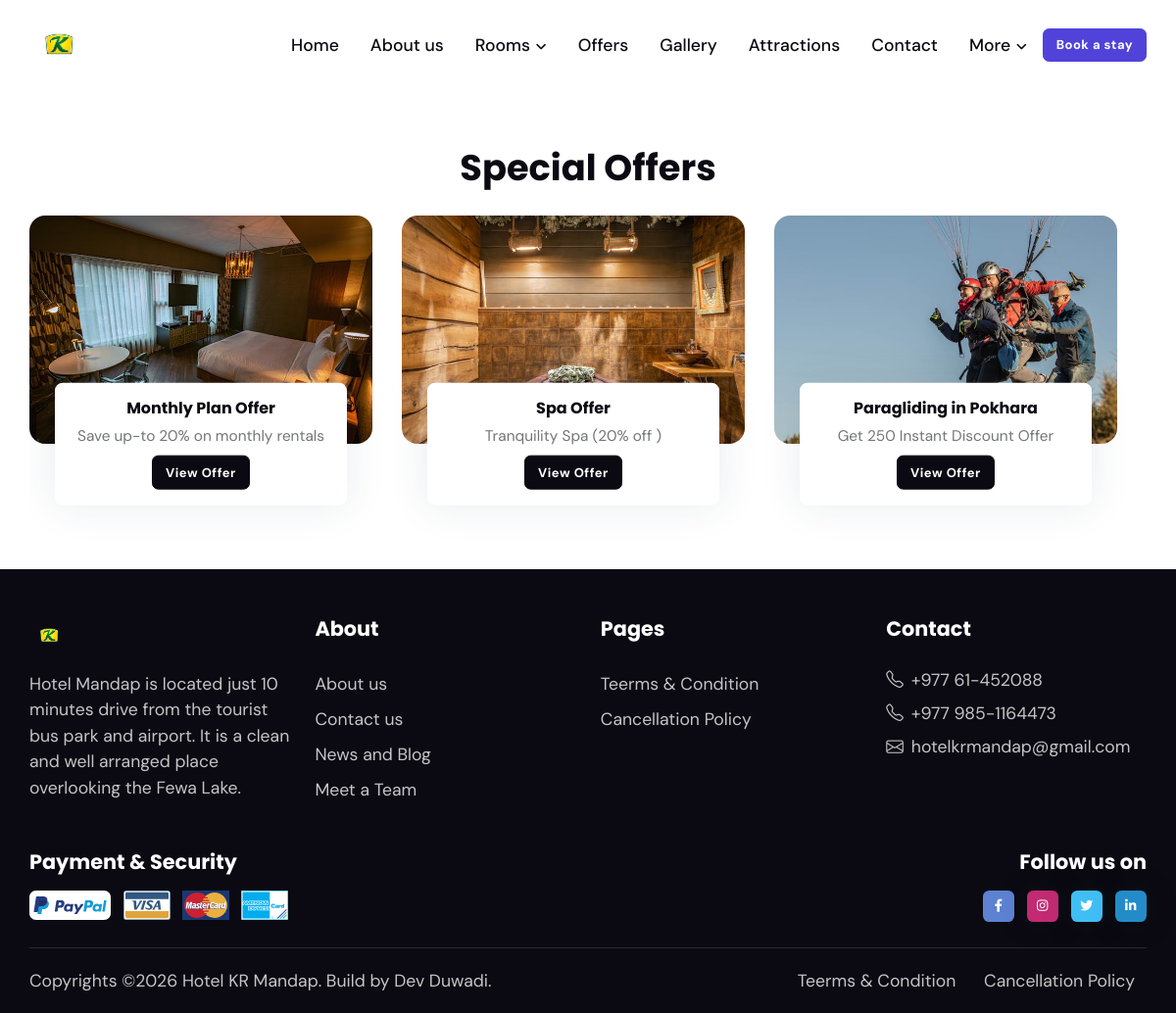
The app's page /special-offer with its own data.
### settings/models.py (models this page shows, shortened)
class Logo(models.Model):
    name = models.CharField(max_length=255)
    logo = models.ImageField(
        upload_to='images', default='', blank=True, null=True)
    created_at = models.DateTimeField(auto_now_add=True)
    updated_at = models.DateTimeField(auto_now=True)
    class Meta:
        verbose_name = 'Logo'
        verbose_name_plural = 'Logo'

class SiteInfo(models.Model):
    name = models.CharField(max_length=255, null=True, blank=True)
    phone = models.CharField(max_length=100, null=True, blank=True)
    mobile = models.CharField(max_length=100, null=True, blank=True)
    email = models.EmailField(max_length=100, null=True, blank=True)
    secondary_email = models.EmailField(max_length=255, null=True, blank=True)
    address = models.CharField(max_length=100)
    short_description = models.TextField(max_length=255, blank=True, null=True)
    created_at = models.DateTimeField(auto_now_add=True)
    updated_at = models.DateTimeField(auto_now=True)
    class Meta:
        verbose_name = 'Office Information'
        verbose_name_plural = 'Office Information'

### offer/models.py (models this page shows, shortened)
class Offer(models.Model):
    title = models.CharField(max_length=255)
    sub_title = models.CharField(max_length=255)
    image = models.ImageField(upload_to='offers',
                              blank=True, null=True)
    ordering = models.IntegerField(blank=True, null=True)
    is_active = models.BooleanField(default=True)
    created_at = models.DateTimeField(auto_now_add=True)
    updated_at = models.DateTimeField(auto_now=True)
    class Meta:
        verbose_name = 'Offer'
        verbose_name_plural = 'Offers'

### page/models.py (models this page shows, shortened)
class Page(models.Model):
    title = models.CharField(max_length=255)
    slug = models.SlugField(max_length=255, unique=True, null=True, blank=True)
    description = CKEditor5Field(config_name='extends')
    is_active = models.BooleanField(default=True)
    created_at = models.DateTimeField(auto_now_add=True)
    updated_at = models.DateTimeField(auto_now=True)
    class Meta:
        verbose_name = 'Page'
        verbose_name_plural = 'Pages'

### core/views.py (the view)
# urls.py: path('special-offer', views.offer, name="offer"),
def offer(request):
    offers=Offer.objects.filter(is_active=True).order_by('ordering')
    context={
        'offers':offers
        }
    return render(request, 'offer.html',context)

### core/context_processor.py (called while the page is built)
def default(request):
    favicon = Favicon.objects.first()
    logo = Logo.objects.first()
    site_info = SiteInfo.objects.first()
    social_links = SocialLinks.objects.first()
    attractions = Attraction.objects.all().order_by('ordering')
    pages=Page.objects.all()
    otas=OTA.objects.all()
    rooms=Room.objects.all()
    return {
        'favicon': favicon,
        'logo': logo,
        'site_info': site_info,
        'social_links': social_links,
        'pages': pages,
        'otas':otas,
        'attractions': attractions,
        'rooms': rooms,
    }

### templates/offer.html
{% extends "base.html" %}
{% load static %}
{% block content %}
<main>
  <section class="pb-0">
    <div class="container">
      <div class="row mb-4">
        <div class="col-12 text-center">
          <h3 class="mb-0">Special Offers</h3>
        </div>
      </div>
      <div class="tiny-slider arrow-round arrow-blur arrow-hover">
        <div
          class="tiny-slider-inner mb-8"
          data-autoplay="true"
          data-arrow="true"
          data-edge="2"
          data-dots="false"
          data-items-xl="3"
          data-items-lg="3"
          data-items-md="2"
          data-items-sm="1"
        >
        {% for offer in offers %}
          <div>
            <div class="card">
              <img
                src="{{ offer.image.url }}"
                class="card-img"
                alt=""
              />
              <div
                class="position-absolute top-100 start-50 translate-middle w-100"
              >
                <div
                  class="card-body text-center bg-mode shadow rounded mx-4 p-3"
                >
                  <h6 class="card-title mb-1">
                    <a href="#">{{ offer.title }}</a>
                  </h6>
                  <small>{{ offer.sub_title }}</small>
                  <div class="mt-2">
                    <a href="#" class="btn btn-sm btn-dark mb-0">View Offer</a>
                  </div>
                </div>
              </div>
            </div>
          </div>
          {% endfor %}
        </div>
      </div>
    </div>
  </section>
</main>
{% endblock content %}

### templates/base.html (shortened to what this page needs)
{% load static %}
<!doctype html>
<html lang="en">
  <head>
    <link
      rel="stylesheet"
      type="text/css"
      href="{% static 'assets/vendor/font-awesome/css/all.min.css' %}"
    />
    <link
      rel="stylesheet"
      type="text/css"
      href="{% static 'assets/vendor/bootstrap-icons/bootstrap-icons.css' %}"
    />
    <link
      rel="stylesheet"
      type="text/css"
      href="{% static 'assets/vendor/tiny-slider/tiny-slider.css' %}"
    />
    <link
      rel="stylesheet"
      type="text/css"
      href="{% static 'assets/vendor/glightbox/css/glightbox.css' %}"
    />
    <link
      rel="stylesheet"
      type="text/css"
      href="{% static 'assets/vendor/flatpickr/css/flatpickr.min.css' %}"
    />
    <link
      rel="stylesheet"
      type="text/css"
      href="{% static 'assets/vendor/choices/css/choices.min.css' %}"
    />
    <link
      rel="stylesheet"
      type="text/css"
      href="{% static 'assets/css/style.css' %}"
    />
  </head>
  <body>
    <header class="navbar-light py-3">
      <nav class="navbar navbar-expand-lg">
        <div class="container d-block">
          <div class="row align-items-center">
            <div class="col-2">
              <a class="navbar-brand" href="/">
                <img
                  class="light-mode-item navbar-brand-item d-inline h-40px h-md-60px"
                  src="{{ logo.logo.url }}"
                  alt="{{ logo.title }}"
                />
              </a>
            </div>
            <div class="col-10">
              <div class="d-sm-flex align-items-center justify-content-end">
                <div class="navbar-collapse collapse" id="navbarCollapse">
                  <ul class="navbar-nav navbar-nav-scroll ms-auto">
                    <li class="nav-item">
                      <a class="nav-link" href="/">Home</a>
                    </li>
                    <li class="nav-item">
                      <a class="nav-link" href="{% url 'about' %}">About us</a>
                    </li>
                    <li class="nav-item dropdown">
                      <a
                        class="nav-link dropdown-toggle"
                        href="{% url 'rooms' %}"
                        id="pagesFacilities"
                        data-bs-toggle="dropdown"
                        aria-haspopup="true"
                        aria-expanded="false"
                        >Rooms</a
                      >
                    </li>
                    <li class="nav-item">
                      <a class="nav-link" href="{% url 'offer' %}">Offers</a>
                    </li>
                    <li class="nav-item">
                      <a class="nav-link" href="{% url 'gallery'%}">Gallery</a>
                    </li>
                    <li class="nav-item">
                      <a class="nav-link" href="{% url 'attraction'%}"
                        >Attractions</a
                      >
                    </li>
                    <li class="nav-item">
                      <a class="nav-link" href="{% url 'contact' %}">Contact</a>
                    </li>
                    <li class="nav-item dropdown">
                      <a
                        class="nav-link dropdown-toggle"
                        href="#"
                        id="pagesFacilities"
                        data-bs-toggle="dropdown"
                        aria-haspopup="true"
                        aria-expanded="false"
                        >More</a
                      >
                    </li>
                  </ul>
                </div>
                <div class="d-flex align-items-center justify-content-end">
                  <div class="nav-item dropdown form-control-bg-light">
                    <a
                      class="btn btn-sm btn-primary mb-0"
                      href="#"
                      role="button"
                      data-bs-toggle="dropdown"
                      aria-expanded="false"
                      data-bs-auto-close="outside"
                    >
                      Book a stay
                    </a>
                  </div>
                </div>
              </div>
            </div>
          </div>
        </div>
      </nav>
    </header>
    {% block content %} {% endblock %}
    <footer class="bg-dark pt-5">
      <div class="container">
        <div class="row g-4">
          <div class="col-6 col-lg-3">
            <a href="index.html">
              <img
                class="h-40px"
                src="{{ logo.logo.url }}"
                alt="{{ logo.title }}"
              />
            </a>
            <p class="my-3 text-body-secondary">
              {{ site_info.short_description}}
            </p>
          </div>
          <div class="col-6 col-lg-3">
            <h5 class="text-white mb-2 mb-md-4">About</h5>
            <ul class="nav flex-column text-primary-hover">
              <li class="nav-item">
                <a class="nav-link text-body-secondary" href="#">About us</a>
              </li>
              <li class="nav-item">
                <a class="nav-link text-body-secondary" href="#">Contact us</a>
              </li>
              <li class="nav-item">
                <a class="nav-link text-body-secondary" href="#"
                  >News and Blog</a
                >
              </li>
              <li class="nav-item">
                <a class="nav-link text-body-secondary" href="#">Meet a Team</a>
              </li>
            </ul>
          </div>
          <div class="col-6 col-lg-3">
            <h5 class="text-white mb-2 mb-md-4">Pages</h5>
            <ul class="nav flex-column text-primary-hover">
              {% for page in pages %}
              <li class="nav-item">
                <a class="nav-link text-body-secondary" href="{% url 'page-detail' page.slug %}">{{ page.title }}</a>
              </li>
              {% endfor %}
            </ul>
          </div>
          <div class="col-6 col-lg-3">
            <h5 class="text-white mb-2 mb-md-4">Contact</h5>
            <ul class="nav flex-column text-primary-hover">
              <li class="nav-item">
                <p class="mb-2">
                  <a href="#" class="text-body-secondary text-primary-hover">
                    <i class="bi bi-telephone me-2"></i>{{ site_info.phone }}
                  </a>
                </p>
              </li>
              <li class="nav-item">
                <p class="mb-2">
                  <a href="#" class="text-body-secondary text-primary-hover">
                    <i class="bi bi-telephone me-2"></i>{{ site_info.mobile }}
                  </a>
                </p>
              </li>
              <li class="nav-item">
                <p class="mb-0">
                  <a href="#" class="text-body-secondary text-primary-hover">
                    <i class="bi bi-envelope me-2"></i>{{ site_info.email }}
                  </a>
                </p>
              </li>
            </ul>
          </div>
        </div>
        <div class="row g-4 justify-content-between mt-0 mt-md-2">
          <div class="col-sm-7 col-md-6 col-lg-4">
            <h5 class="text-white mb-2">Payment & Security</h5>
            <ul class="list-inline mb-0 mt-3">
              <li class="list-inline-item">
                <a href="#"
                  ><img
                    src="{% static 'assets/images/element/paypal.svg' %}"
                    class="h-30px"
                    alt=""
                /></a>
              </li>
              <li class="list-inline-item">
                <a href="#"
                  ><img
                    src="{% static 'assets/images/element/visa.svg' %}"
                    class="h-30px"
                    alt=""
                /></a>
              </li>
              <li class="list-inline-item">
                <a href="#"
                  ><img
                    src="{% static 'assets/images/element/mastercard.svg' %}"
                    class="h-30px"
                    alt=""
                /></a>
              </li>
              <li class="list-inline-item">
                <a href="#"
                  ><img
                    src="{% static 'assets/images/element/expresscard.svg' %}"
                    class="h-30px"
                    alt=""
                /></a>
              </li>
            </ul>
          </div>
          <div class="col-sm-5 col-md-6 col-lg-3 text-sm-end">
            <h5 class="text-white mb-2">Follow us on</h5>
            <ul class="list-inline mb-0 mt-3">
              <li class="list-inline-item">
                <a class="btn btn-sm px-2 bg-facebook mb-0" href="#"
                  ><i class="fab fa-fw fa-facebook-f"></i
                ></a>
              </li>
              <li class="list-inline-item">
                <a class="btn btn-sm shadow px-2 bg-instagram mb-0" href="#"
                  ><i class="fab fa-fw fa-instagram"></i
                ></a>
              </li>
              <li class="list-inline-item">
                <a class="btn btn-sm shadow px-2 bg-twitter mb-0" href="#"
                  ><i class="fab fa-fw fa-twitter"></i
                ></a>
              </li>
              <li class="list-inline-item">
                <a class="btn btn-sm shadow px-2 bg-linkedin mb-0" href="#"
                  ><i class="fab fa-fw fa-linkedin-in"></i
                ></a>
              </li>
            </ul>
          </div>
        </div>
        <hr class="mt-4 mb-0" />
        <div class="row">
          <div class="container">
            <div
              class="d-lg-flex justify-content-between align-items-center py-3 text-center text-lg-start"
            >
              <div class="text-body-secondary text-primary-hover">
                Copyrights ©{% now 'Y'%} Hotel KR Mandap. Build by
                <a href="#" class="text-body-secondary">Dev Duwadi</a>.
              </div>
              <div class="nav mt-2 mt-lg-0">
                <ul class="list-inline text-primary-hover mx-auto mb-0">
                  {% for page in pages %}
                  <li class="list-inline-item me-0">
                    <a
                      class="nav-link text-body-secondary py-1"
                      href="{% url 'page-detail' page.slug %}"
                      >{{ page.title }}</a
                    >
                  </li>
                  {% endfor %}
                </ul>
              </div>
            </div>
          </div>
        </div>
      </div>
    </footer>
  </body>
</html>

### records on screen
Logo: logo (picture)
Offer: image (picture), title "Monthly Plan Offer", sub_title "Save up-to 20% on monthly rentals"
Offer: image (picture), title "Spa Offer", sub_title "Tranquility Spa (20% off )"
Offer: image (picture), title "Paragliding in Pokhara", sub_title "Get 250 Instant Discount Offer"
SiteInfo: short_description "Hotel Mandap is located just 10 minutes drive from the tourist bus park and airport. It is a clean and well arranged place overlooking the Fewa Lake.", phone "+977 61-452088", mobile "+977 985-1164473", email "hotelkrmandap@gmail.com"
Page: title "Teerms & Condition"
Page: title "Cancellation Policy"
